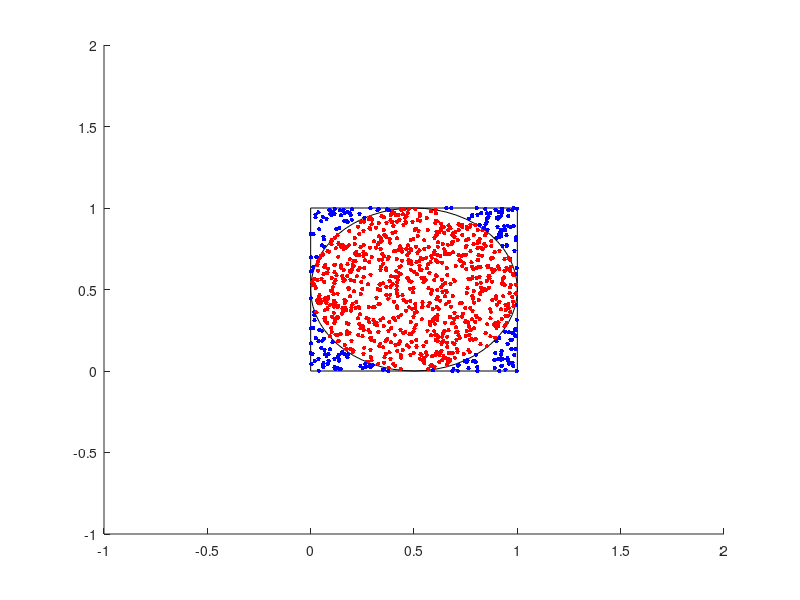

Write MATLAB code to recreate this figure.
clear all
clf
hold on

rD = 1;

rectangle('Position', [0, 0, rD, rD])

axis([-1, 2, -1, 2])

rectangle('Position', [0, 0, rD, rD], 'Curvature', [1, 1])
Cx = 0.5;
Cy = 0.5;
r = 0.5;
inC = 0;
ouC = 0;

n = 1000;
for i=1:n
    x = rand();
    y = rand();
    d = sqrt((x - Cx)^2 + (y - Cy)^2);
    if (d <= r)
        plot(x,y,'r.','MarkerSize', 10)
        inC = inC + 1;
    else
        plot(x,y,'b.','MarkerSize', 10)
        ouC = ouC + 1;
    end
end

fprintf('%f - practic\n', inC / n)
fprintf('%f - teoretic\n', pi / 4)